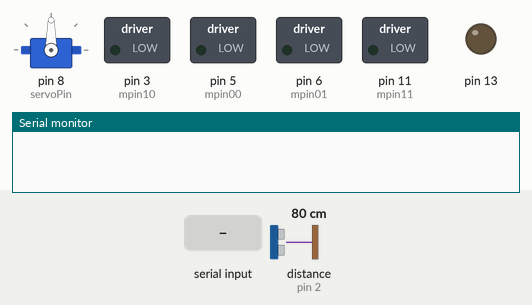
This sketch was run on a simulated Arduino Uno, built with avr-gcc and run on an emulated ATmega328P. On the bench: servo, switched loads named in the sketch (green lamp = pin HIGH), output pins drawn as LEDs (lit = HIGH), the last lines printed to the serial monitor. Inputs (shaded band) come from the test bench; at power-on: distance to the obstacle (sensor on pin 2) 80 cm. The echo pulse lasts 58.3 µs per cm; pins used as bus, display or sensor lines are not drawn.

Above: at 1.2 s.
1.3 s: "a" received over Serial
At 2.5 s:
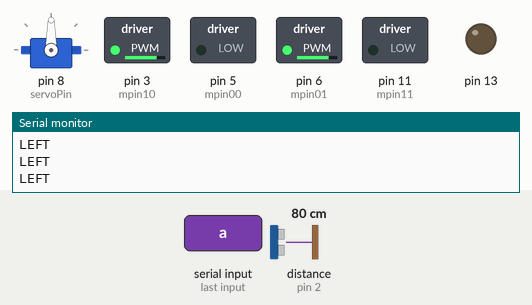
2.8 s: distance to the obstacle (sensor on pin 2) set to 16 cm
4.3 s: distance to the obstacle (sensor on pin 2) set to 13 cm
At 4.7 s:
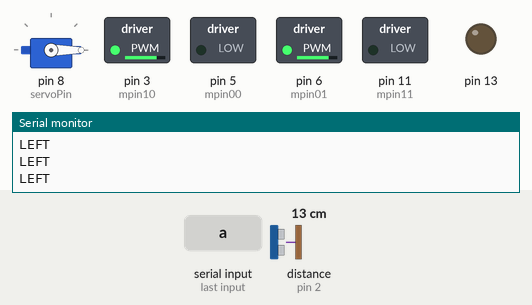
5.8 s: "d" received over Serial
At 7.0 s:
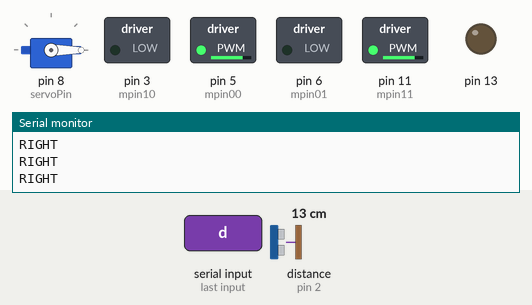
7.3 s: "w" received over Serial
At 8.4 s:
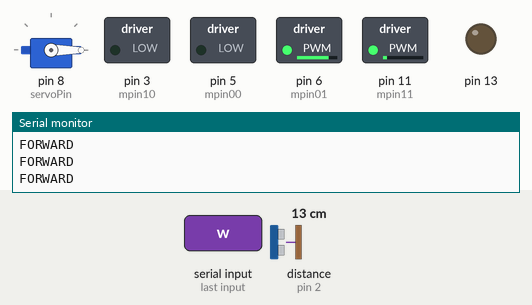
8.8 s: "s" received over Serial
At 9.9 s:
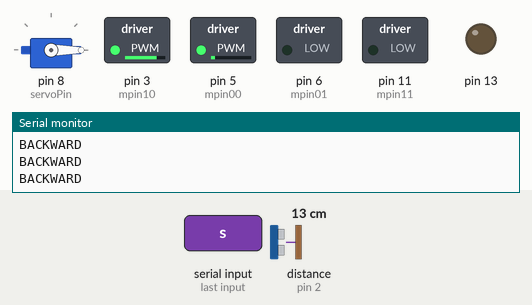
Timing chart, 0 to 11.3 s (numbered marks = the images above; inputs shaded):
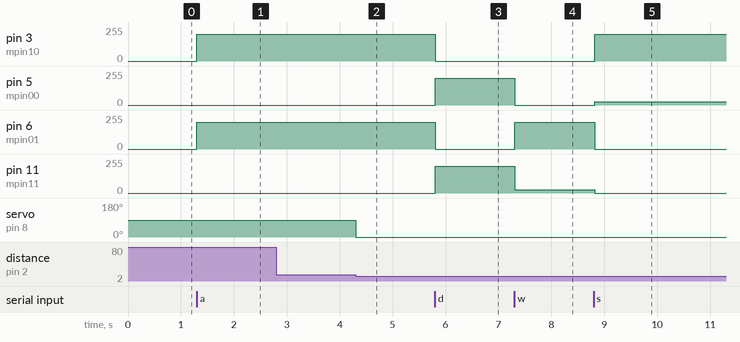

Measured:
- the behaviour switches between 15 and 14 cm on distance to the obstacle (sensor on pin 2) (found by bisection; images 1 and 2)
- after the input at 1.3 s, pin 3 (mpin10), pin 6 (mpin01): 0/255 → 200/255 at once
- after the input at 4.3 s, servo on pin 8 (servoPin): 90° → 0° at once
- after the input at 5.8 s, pin 3 (mpin10), pin 6 (mpin01): 200/255 → 0/255 at once; pin 5 (mpin00), pin 11 (mpin11): 0/255 → 200/255 at once
- after the input at 7.3 s, pin 5 (mpin00): 200/255 → 0/255 at once; pin 6 (mpin01): 0/255 → 200/255 at once; pin 11 (mpin11): 200/255 → 24/255 at once
- after the input at 8.8 s, pin 3 (mpin10): 0/255 → 200/255 at once; pin 5 (mpin00): 0/255 → 24/255 at once; pin 6 (mpin01): 200/255 → 0/255 at once; pin 11 (mpin11): 24/255 → 0/255 at once

The sketch:

move_car.ino
```cpp
#include <Servo.h>
#include <NewPing.h>
// Pinii motor 1
#define mpin00 5
#define mpin01 6
// Pinii motor 2
#define mpin10 3
#define mpin11 11

Servo srv;

#define trigPin 4
#define echoPin 2
#define servoPin 8 // attach pin 8 to servo motor

NewPing sonar(trigPin, echoPin, 200);

long duration, distance;
long previousMillis = 0;
long interval = 3000;

char state = 'p';

void setup() {
 // configurarea pinilor motor ca iesire, initial valoare 0
 digitalWrite(mpin00, 0);
 digitalWrite(mpin01, 0);
 digitalWrite(mpin10, 0);
 digitalWrite(mpin11, 0);
 pinMode (mpin00, OUTPUT);
 pinMode (mpin01, OUTPUT);
 pinMode (mpin10, OUTPUT);
 pinMode (mpin11, OUTPUT);
 // pin LED
 pinMode(13, OUTPUT);

 Serial.begin(9600); // Default communication rate of the Bluetooth module
 pinMode(trigPin, OUTPUT); // Sets the trigPin as an OUTPUT
 pinMode(echoPin, INPUT); // Sets the echoPin as an INPUT

 srv.attach(servoPin);
 srv.write(90);
}
// Funcție pentru controlul unui motor
// Intrare: pinii m1 și m2, direcția și viteza
void StartMotor (int m1, int m2, int forward, int speed)
{

 if (speed==0) // oprire
 {
 digitalWrite(m1, 0);
 digitalWrite(m2, 0);
 }
 else
 {
 if (forward)
 {
 digitalWrite(m1, 0);
 analogWrite(m2, speed); // folosire PWM
 }
 else
 {
 digitalWrite(m2, 0);
 analogWrite(m1, speed);
 }
 }
}
// Funcție de siguranță
// Execută oprire motoare, urmată de delay
void delayStopped(int ms)
{
 StartMotor (mpin00, mpin01, 0, 0);
 StartMotor (mpin10, mpin11, 0, 0);
 delay(ms);
}

void loop() {

  unsigned long currentMillis = millis();

 // Bluetooth car movement
 if(Serial.available() > 0){ // Checks whether data is comming from the serial port
  state = Serial.read(); // Reads the data from the serial port
 }

 if (state == 'p'){
  delayStopped(0);
 }
 else if (state == 'a') {
  Serial.println("LEFT");
  StartMotor (mpin00, mpin01, 1, 200);
  StartMotor (mpin10, mpin11, 0, 200);
 }
 else if (state == 'd') {
  Serial.println("RIGHT");
  StartMotor (mpin00, mpin01, 0, 200);
  StartMotor (mpin10, mpin11, 1, 200);
 }
 else if (state == 'w') {
  Serial.println("FORWARD");
  StartMotor (mpin00, mpin01, 1, 200);
  StartMotor (mpin10, mpin11, 1, 280);
 }
 else if (state == 's') {
  Serial.println("BACKWARD");
  StartMotor (mpin00, mpin01, 0, 280);
  StartMotor (mpin10, mpin11, 0, 200);
 }
 // Acum se pornesc motoarele DC


 // Clears the trigPin condition
  digitalWrite(trigPin, LOW);  // Added this line
  delayMicroseconds(2); // Added this line
  // Sets the trigPin HIGH (ACTIVE) for 10 microseconds
  digitalWrite(trigPin, HIGH);
  delayMicroseconds(10); // Added this line
  digitalWrite(trigPin, LOW);
  // Reads the echoPin, returns the sound wave travel time in microseconds
  // duration = pulseIn(echoPin, HIGH);
  // distance = duration * 0.034 / 2; // Speed of sound wave divided by 2 (go and back)
  unsigned int uS = sonar.ping();
  distance = uS / US_ROUNDTRIP_CM;

  if(distance < 15)
  {
    previousMillis = currentMillis;
    srv.write(0);
  }
  if(currentMillis - previousMillis > interval)
  {
    srv.write(90);
  }

} 
```
